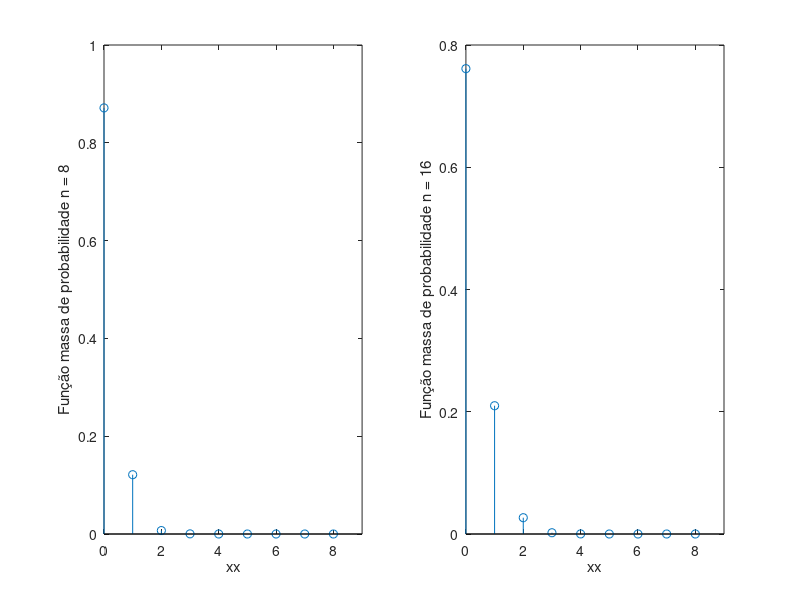

Here is the MATLAB script that generated this plot:
%alinea a)
N = 1e5;
n = 8;
x = 0 : 8;
px = zeros(1,9);

p1 = 0.002;
p2 = 0.005;
pa = 0.01;
    
pdefeitos = 0.002+0.005+0.01;
ndefeitos = rand(n,N) < pdefeitos;
defeitos = ndefeitos > 0;
brinquedos = sum(defeitos);

for b = brinquedos
    switch(b)
        case 0
            px(b+1) = px(b+1) + 1;
        case 1
            px(b+1) = px(b+1) + 1;
        case 2
            px(b+1) = px(b+1) + 1;
        case 3
            px(b+1) = px(b+1) + 1;
        case 4
            px(b+1) = px(b+1) + 1;
        case 5
            px(b+1) = px(b+1) + 1;
        case 6
            px(b+1) = px(b+1) + 1;
        case 7
            px(b+1) = px(b+1) + 1;
        case 8
            px(b+1) = px(b+1) + 1;
    end
end

px = px/N;
subplot(1,2,1)
stem(x, px)
xlabel('xx');
xlim([0 9]);
ylabel('Função massa de probabilidade n = 8');

%alinea b)
pxb = sum(px(3:9))

%alinea c)
media = sum(x.*px)
aux = (x - media).^2;
variancia = sum(aux.*px)
dp = sqrt(variancia)

%alinea da)
n = 16;
x = 0 : 8;
px = zeros(1,9);

p1 = 0.002;
p2 = 0.005;
pa = 0.01;
    
pdefeitos = 0.002+0.005+0.01;
ndefeitos = rand(n,N) < pdefeitos;
defeitos = ndefeitos > 0;
brinquedos = sum(defeitos);

for b = brinquedos
    switch(b)
        case 0
            px(b+1) = px(b+1) + 1;
        case 1
            px(b+1) = px(b+1) + 1;
        case 2
            px(b+1) = px(b+1) + 1;
        case 3
            px(b+1) = px(b+1) + 1;
        case 4
            px(b+1) = px(b+1) + 1;
        case 5
            px(b+1) = px(b+1) + 1;
        case 6
            px(b+1) = px(b+1) + 1;
        case 7
            px(b+1) = px(b+1) + 1;
        case 8
            px(b+1) = px(b+1) + 1;
    end
end

px = px/N;
subplot(1,2,2)
stem(x, px)
xlabel('xx');
xlim([0 9]);
ylabel('Função massa de probabilidade n = 16');

%alinea db)
pxb = sum(px(3:9))

%alinea dc)
mediad = sum(x.*px)
aux = (x - mediad).^2;
varianciad = sum(aux.*px)
dpd = sqrt(varianciad)